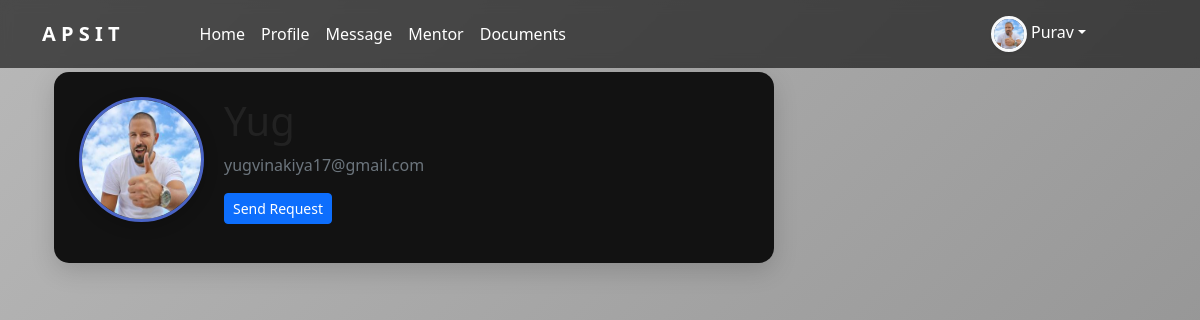
Screenshot of /profile/19 (signed in) with the database file from the repository.
### mentee/models.py (models this page shows, shortened)
class User(AbstractUser):
    is_mentee = models.BooleanField(default=False)
    is_mentor = models.BooleanField(default=False)

class Profile(models.Model):
    SEMESTER_CHOICES = [
        ('I', 'I'),
        ('II', 'II'),
        ('III', 'III'),
        ('IV', 'IV'),
        ('V', 'V'),
        ('VI', 'VI'),
        ('VII', 'VII'),
        ('VIII', 'VIII'),
    ]
    YEAR_CHOICES = [
        ('FE', 'FE'),  # First Year
        ('SE', 'SE'),  # Second Year
        ('TE', 'TE'),  # Third Year
        ('BE', 'BE'),  # Final Year
    ]
    BRANCH_CHOICES = [
        ('IT', 'Information Technology'),
        ('CSE', 'Computer Science'),
        ('AIML', 'Computer Science - Artificial Intelligence & Machine Learning'),
        ('DS', 'Computer Science - Data Science'),
        ('EXTC', 'Electronics & Telecommunication'),
        ('EEE', 'Electrical & Electronics'),
        ('ME', 'Mechanical Engineering'),
        ('CE', 'Civil Engineering'),
    ]
    user = models.OneToOneField(User, on_delete=models.CASCADE)
    image = models.ImageField(default='default.jpg', upload_to='profile_pics')
    moodle_id = models.CharField(max_length=20, blank=True, null=True)
    student_name = models.CharField(max_length=200, blank=True, null=True)
    semester = models.CharField(max_length=10, choices=SEMESTER_CHOICES, blank=True, null=True)
    year = models.CharField(max_length=10, choices=YEAR_CHOICES, blank=True, null=True)
    branch = models.CharField(max_length=100, choices=BRANCH_CHOICES, blank=True, null=True)
    career_domain = models.CharField(max_length=200, blank=True)
    address = models.TextField(blank=True, null=True)
    contact_number = models.CharField(max_length=15, blank=True, null=True)
    email = models.EmailField(blank=True, null=True)
    dob = models.DateField(blank=True, null=True)
    hobby = models.TextField(blank=True, null=True)
    about_me = models.TextField(blank=True, null=True)
    mother_name = models.CharField(max_length=100, blank=True, null=True)
    mother_occupation = models.CharField(max_length=100, blank=True, null=True)
    mother_contact = models.CharField(max_length=15, blank=True, null=True)
    father_name = models.CharField(max_length=100, blank=True, null=True)
    father_occupation = models.CharField(max_length=100, blank=True, null=True)
    father_contact = models.CharField(max_length=15, blank=True, null=True)
    sibling1_name = models.CharField(max_length=100, blank=True, null=True)
    sibling2_name = models.CharField(max_length=100, blank=True, null=True)

### mentee/views/mentee.py (the view)
# urls.py: path('profile/<int:pk>', mentee.ProfileDetailView.as_view(), name="profile-detail"),
class ProfileDetailView(LoginRequiredMixin, UserPassesTestMixin, DetailView):
    model = User
    context_object_name = 'user'
    template_name = 'menti/profile_detail.html'
    def test_func(self):
        return self.request.user.is_mentee

### mentee/templates/menti/profile_detail.html (shortened to what this page needs)
{% extends 'menti/base.html' %}
{% block content %}
   <main role="main" class="container">
      <div class="row">
        <div class="col-md-8">
            <div class="content-section">
      <div class="media">
         <img class="rounded-circle account-img" src="{{ user.profile.image.url }}">
         <div class="media-body">
            <h2 class="account-heading">{{ user.username }}</h2>
            <p class="text-secondary">{{ user.email }}</p>
              <a class="btn btn-primary btn-sm" href="{% url 'send' pk=user.pk %}">Send Request</a>
         </div>
      </div>
   </div>
          </div>
        </div>
      </div>
{% endblock %}

### mentee/templates/menti/base.html (shortened to what this page needs)
<!DOCTYPE html>
{% load static %}
<html lang="en" xmlns="http://www.w3.org/1999/html">
  <head>
    <link rel="stylesheet" type="text/css" href="{% static 'mentee/main.css' %}">
      <link rel="stylesheet" type="text/css" href="{% static 'css/bootstrap.css' %}">
      <link rel="stylesheet" type="text/css" href="{% static 'css/bootstrap-grid.css' %}">
      <link rel="stylesheet" type="text/css" href="{% static 'css/bootstrap-reboot.css' %}">
      <link rel="stylesheet" type="text/css" href="{% static 'bootstrap.min.css' %}">
      <link rel="stylesheet" href="{% static 'mentee/style.css' %}">
      <link href="https://cdn.jsdelivr.net/npm/bootstrap@5.3.3/dist/css/bootstrap.min.css" rel="stylesheet">
      <link href="https://cdn.jsdelivr.net/npm/bootstrap-icons@1.11.3/font/bootstrap-icons.css" rel="stylesheet">
  </head>
  <body>
  <header class="site-header">
      <nav class="navbar navbar-expand-md navbar-dark bg-steel fixed-top">
        <div class="container">
          <a class="navbar-brand mr-4" href=""><b>A P S I T</b></a>
          <div class="collapse navbar-collapse" id="navbarToggle">
            <div class="navbar-nav mr-auto">
            <div class="navbar-nav mx-5">
             {% if user.is_authenticated %}
                <a class="nav-item nav-link text-white" href="{% url 'mentee-home' %}">Home</a>
                <a class="nav-item nav-link text-white" href="{% url 'profile' %}">Profile</a>
                <a class="nav-item nav-link text-white" href="{% url 'module-message' %}">Message</a>
                <a class="nav-item nav-link text-white" href="{% url 'account' %}">Mentor</a>
                <a class="nav-item nav-link text-white" href="{% url 'uploaded_documents' %}">Documents</a>
              {% else %}
                <a class="nav-item nav-link text-white" href="{% url 'home' %}">Home</a>
                <a class="nav-item nav-link text-white" href="{% url 'login' %}">Login</a>
                <a class="nav-item nav-link text-white" href="{% url 'register' %}">Register</a>
              {% endif %}
            </div>
            </div>
              <ul class="navbar-nav mx-5">
              {% if user.is_authenticated %}
                <li class="nav-item dropdown mx-3">
                  <a class="nav-item nav-link text-white dropdown-toggle" href="#" id="profDropdown" role="button" data-bs-toggle="dropdown" aria-expanded="false"><img src="{{user.profile.image.url}}" class="rounded-circle shadow-sm border border-3 border-light"
                 style="width: 36px; height:36px; object-fit: cover;"> {{request.user}}</a>
                    </li>
              {% endif %}
              </ul>
          </div>
        </div>
      </nav>
    </header>
{% include "menti/mentee_sidebar.html" %}
<div class="container"><br><br><br>
  {% block content %} {% endblock %}
  </body>
</html>

### mentee/static/mentee/main.css (style rules this page uses)
body { background: #fafafa; color: #333333; margin-top: 5rem; }
h1, h2, h3, h4, h5, h6 { color: #444444; }
ul { margin: 0; }
.bg-steel { background-color: #5f788a; }
.site-header .navbar-nav .nav-link { color: #cbd5db; }
.content-section { background: #ffffff; padding: 10px 20px; border: 1px solid #dddddd; border-radius: 3px; margin-bottom: 20px; }
.account-img { height: 125px; width: 125px; margin-right: 20px; margin-bottom: 16px; }
.account-heading { font-size: 2.5rem; }

### mentee/static/mentee/style.css (style rules this page uses)
body { min-height: 100vh; margin-top: 5rem; color: #212529; background: linear-gradient(135deg, #b8b8b8, #8d8d8d); font-family: "Segoe UI", Roboto, Arial, sans-serif; background-attachment: fixed; }
h1, h2, h3, h4, h5, h6 { color: #222; }
a { color: #4a64c6; text-decoration: none; }
.bg-steel { background: rgba(0, 0, 0, 0.6); backdrop-filter: blur(6px); }
.site-header .navbar-nav .nav-link { color: #e9ecf8; transition: color 0.3s ease; }
.content-section, .profile-card { background: #121212; color: #ffffff; padding: 25px; border: none; border-radius: 15px; margin-bottom: 20px; box-shadow: 0 8px 24px rgba(0,0,0,0.15); transition: transform 0.3s ease; }
.account-img { height: 125px; width: 125px; margin-right: 20px; margin-bottom: 16px; border-radius: 50%; border: 3px solid #4a64c6; box-shadow: 0 4px 15px rgba(0,0,0,0.2); }
.account-heading { font-size: 2.5rem; color: #222; }
.btn { border-radius: 12px; font-weight: 500; transition: transform 0.2s; }

### rows the page displays
User: profile.image (placeholder picture), email "yugvinakiya17@gmail.com"
User: user "Purav"
